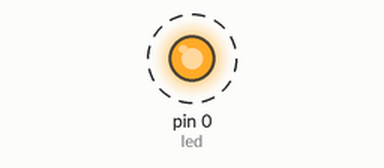
A sketch run on a simulated Arduino Uno, built with avr-gcc and run on an emulated ATmega328P. On the bench: output pins drawn as LEDs (lit = HIGH). Dashed ring = blinking.

Above: at 0.5 s.
Timing chart, 0 to 4.6 s (numbered marks = the images above):
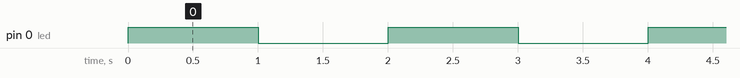

Measured:
- by itself, pin 0 (led): alternates HIGH for 1.0 s and LOW for 1.0 s

The sketch:

sketch_jul17a.ino
```cpp
int led = 0;

void setup() {
  pinMode(led, OUTPUT);
}
void loop() {
  // code, repeat, O R  E L S E-
  digitalWrite(led, HIGH);
  delay(1000);
  digitalWrite(led, LOW);
  delay(1000);
}
```
